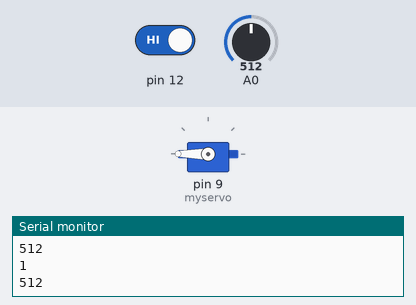
The sketch below on a simulated Arduino Uno, built with avr-gcc and run on an emulated ATmega328P. Shown: servo, the last lines printed to the serial monitor. The test bench sets the inputs (shaded band); at power-on: A0 = 512, pin 12 HIGH.

Above: at 1.8 s.
1.9 s: A0 set to 993
6.0 s: A0 set to 1013
At 6.5 s:
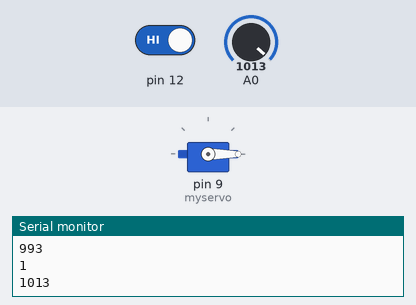
7.5 s: pin 12 driven LOW
At 8.8 s:
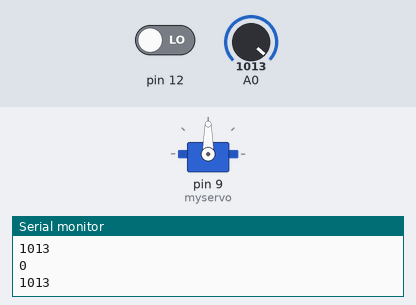
11.6 s: pin 12 driven HIGH
At 12.4 s:
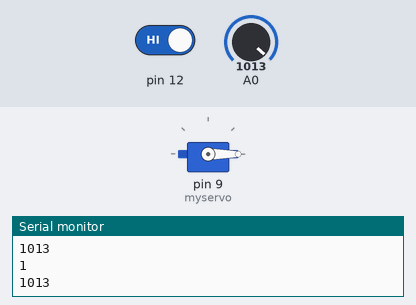
13.5 s: A0 set to 990
At 14.8 s:
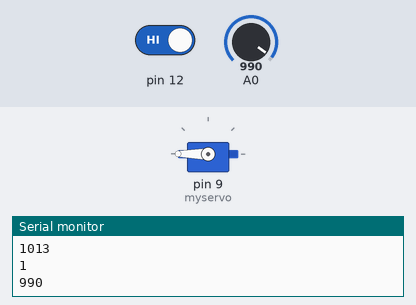
Timing chart, 0 to 16.5 s (numbered marks = the images above; inputs shaded):
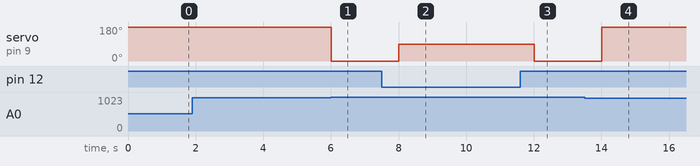

Measured:
- the behaviour switches between 999 and 1000 on A0 (found by bisection; images 0 and 1)
- after the input at 6.0 s, servo on pin 9 (myservo): 180° → 0° at once
- after the input at 7.5 s, servo on pin 9 (myservo): 0° → 90° after 0.50 s
- after the input at 11.6 s, servo on pin 9 (myservo): 90° → 0° after 0.41 s
- after the input at 13.5 s, servo on pin 9 (myservo): 0° → 180° after 0.51 s

The sketch:

elsem2.ino
```cpp
#include<Servo.h>
Servo myservo;

int pos = 0;

void setup() {
  // put your setup code here, to run once:
  pinMode(A0, INPUT);
  myservo.attach(9);
  pinMode(12, INPUT);
  Serial.begin(9600);
}


void loop() {
  // put your main code here, to run repeatedly:
  int ind = digitalRead(12);
  Serial.println(ind);
   if(ind==0)
    myservo.write(90);
  //--------------------------->
   int val = analogRead(A0);
   Serial.println(val);
   if(val<1000)
    myservo.write(180);

   delay(1000);
   myservo.write(0);

}
```
